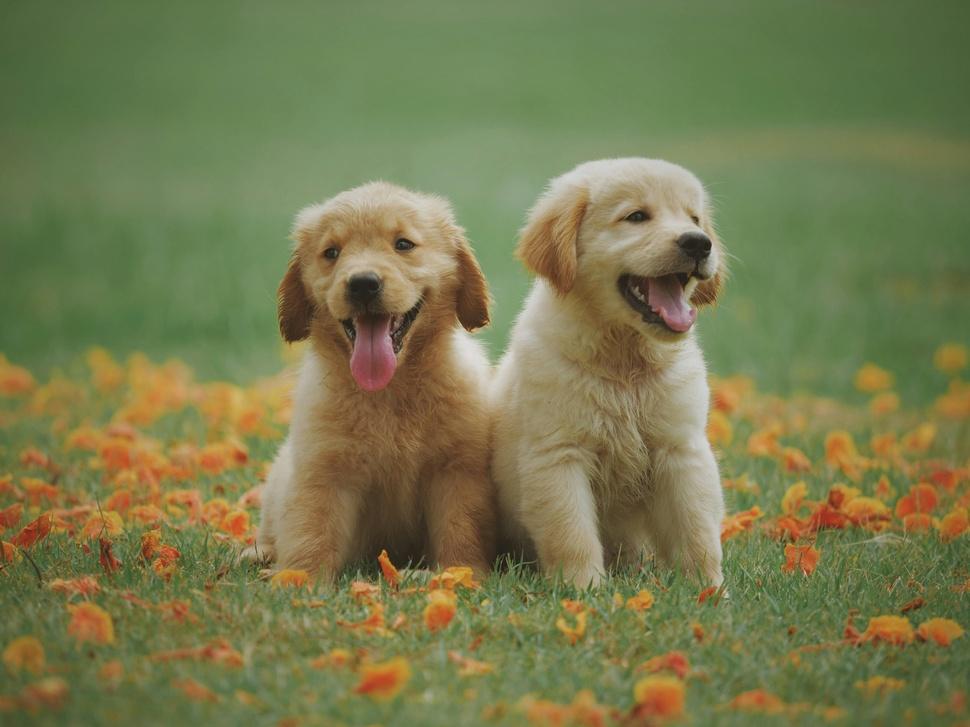
#> input picture input.jpg, 970 x 727 px, shrunk from 5184 x 3888 before the run
$ python 'histogram_eşitleme.py'
#> lines starting #> are read from the running program, lines starting #| are printed output that depends on the picture
import cv2
import numpy as np
from matplotlib import pyplot as plt

img = cv2.imread("input.jpg")
#> img is the input picture: shape (727, 970, 3); mean B, G, R 78.3, 122, 119.2

img_gray = cv2.cvtColor(img, cv2.COLOR_BGR2GRAY)

b, g, r = cv2.split(img)
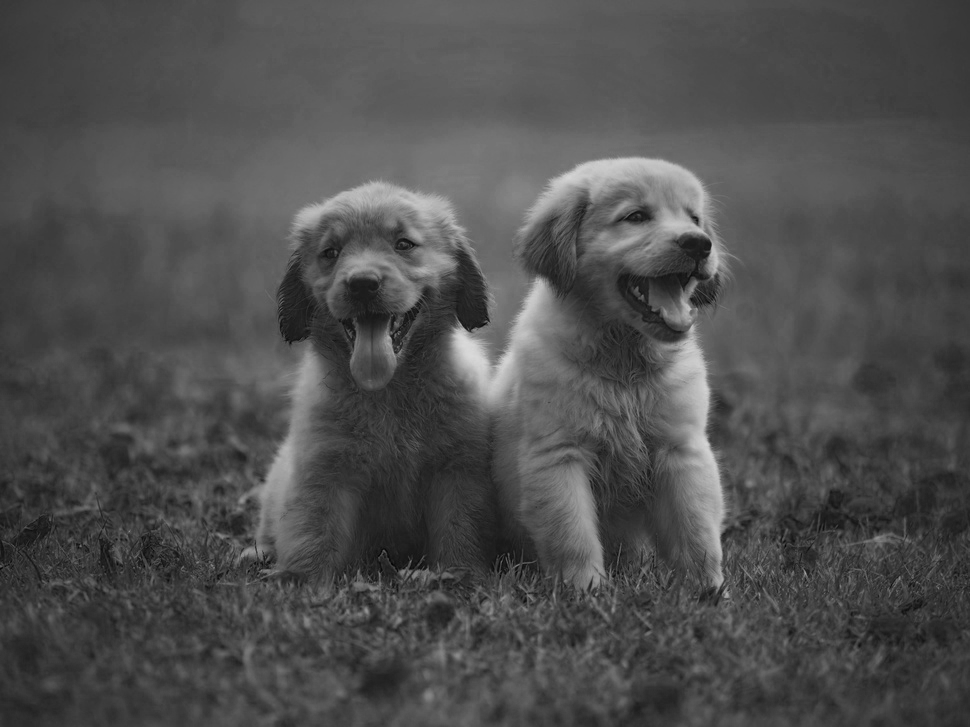
#> b: shape (727, 970); min 1, max 218, mean 78.3
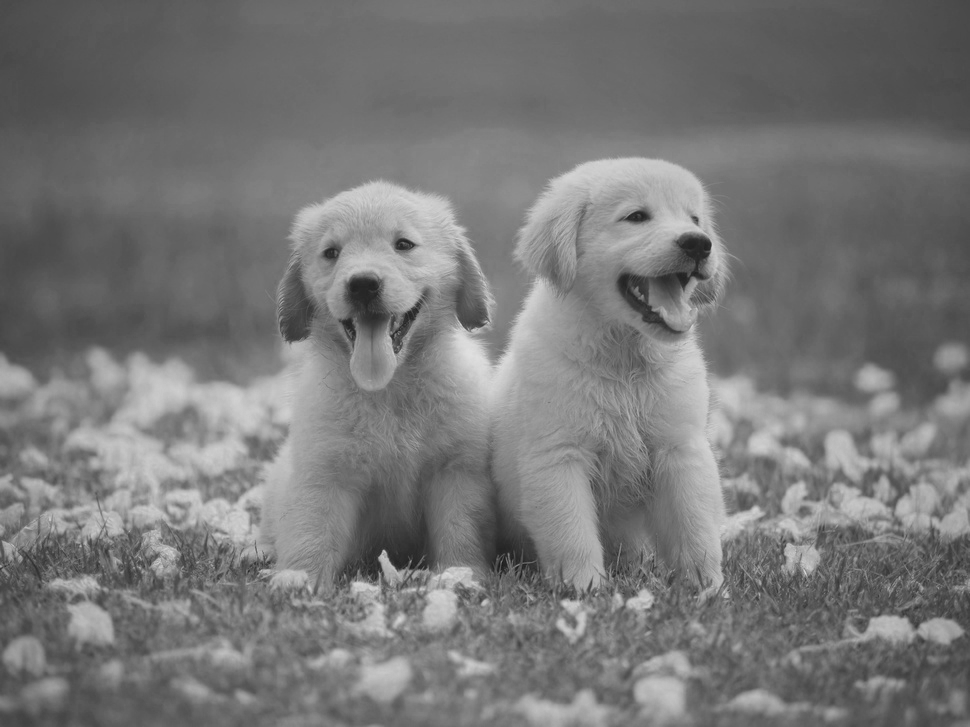
#> r: shape (727, 970); min 26, max 224, mean 119.2

hist_b = cv2.calcHist([b], [0], None, [256], [0, 256])
#> hist_b = 256 values, max 14680 at index 71, min 0 at index 0, mean 2754.6
hist_g = cv2.calcHist([g], [0], None, [256], [0, 256])
#> hist_g = 256 values, max 14103 at index 130, min 0 at index 0, mean 2754.6
hist_r = cv2.calcHist([r], [0], None, [256], [0, 256])
#> hist_r = 256 values, max 13841 at index 110, min 0 at index 0, mean 2754.6
hist_gray = cv2.calcHist([img_gray], [0], None, [256], [0, 256])
#> hist_gray = 256 values, max 16355 at index 121, min 0 at index 0, mean 2754.6


equ_b = cv2.equalizeHist(b)
equ_g = cv2.equalizeHist(g)
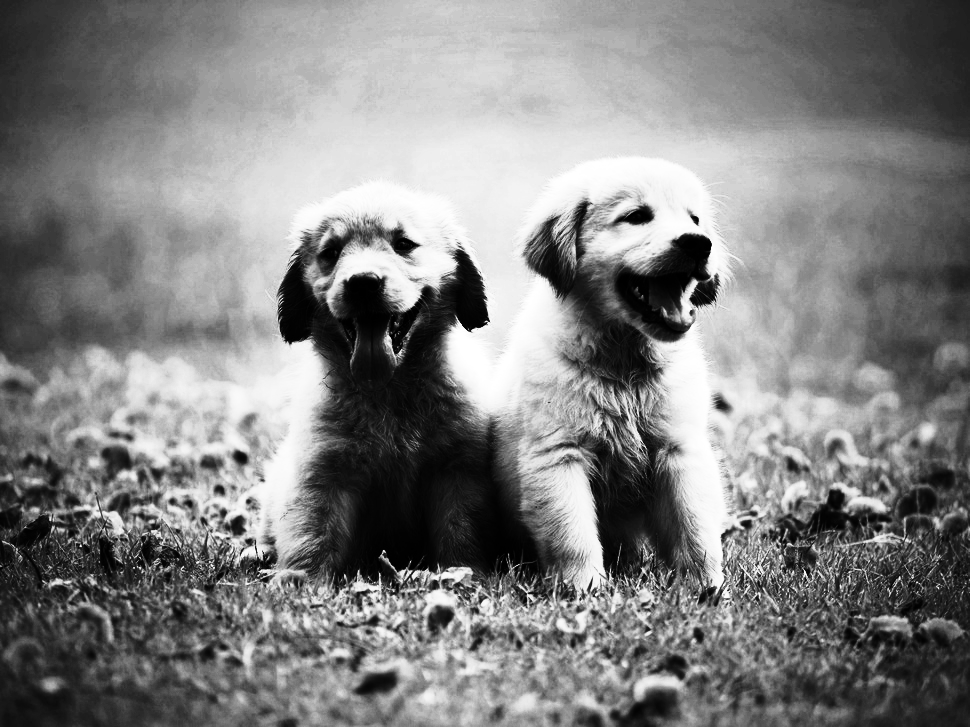
#> equ_g: shape (727, 970); min 0, max 255, mean 129.1
equ_r = cv2.equalizeHist(r)
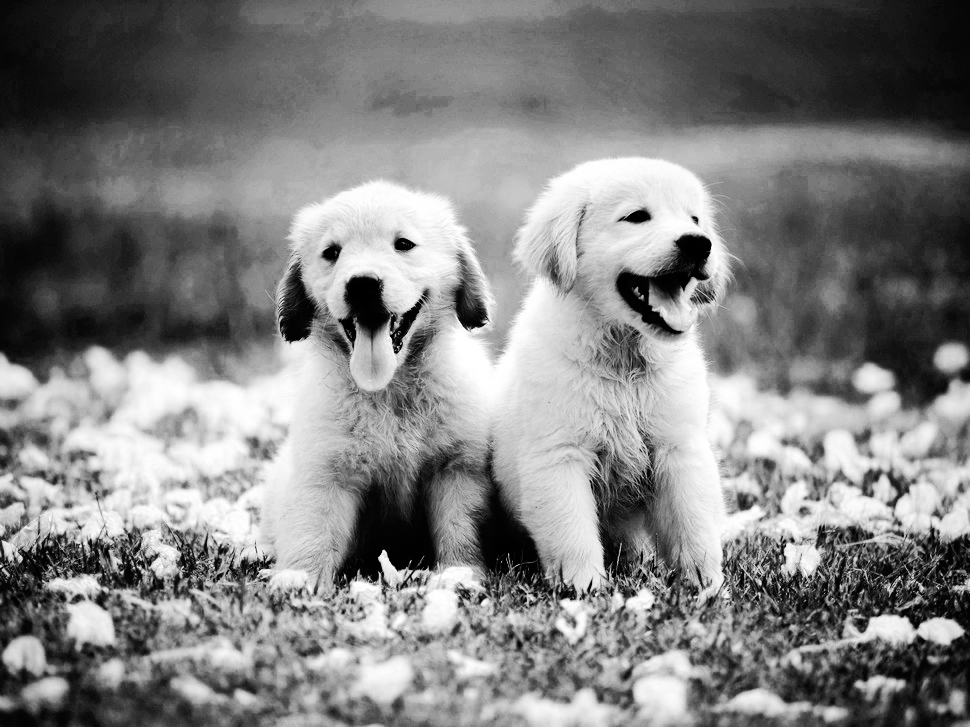
#> equ_r: shape (727, 970); min 0, max 255, mean 128.8
equ_gray = cv2.equalizeHist(img_gray)
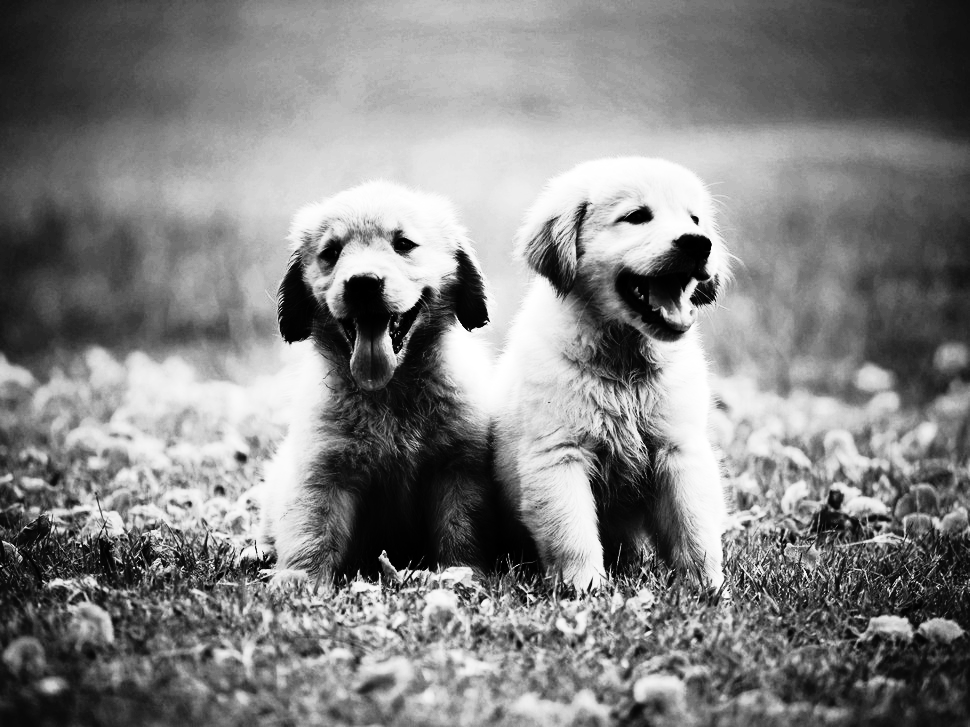
#> equ_gray: shape (727, 970); min 0, max 255, mean 129.2

equ = cv2.merge((equ_b, equ_g, equ_r))
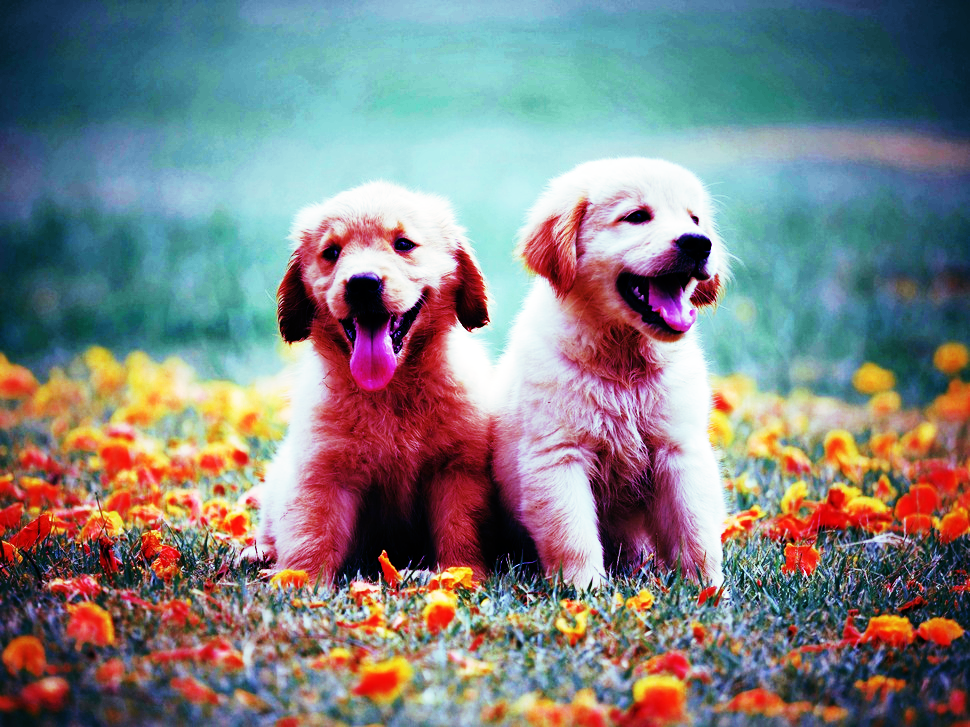
#> equ: shape (727, 970, 3); mean B, G, R 129.2, 129.1, 128.8

hist_equ_b = cv2.calcHist([equ_b], [0], None, [256], [0, 256])
#> hist_equ_b = 256 values, max 14680 at index 114, min 0 at index 11, mean 2754.6
hist_equ_g = cv2.calcHist([equ_g], [0], None, [256], [0, 256])
#> hist_equ_g = 256 values, max 14103 at index 160, min 0 at index 26, mean 2754.6
hist_equ_r = cv2.calcHist([equ_r], [0], None, [256], [0, 256])
#> hist_equ_r = 256 values, max 13841 at index 121, min 0 at index 10, mean 2754.6
hist_equ_gray = cv2.calcHist([equ_gray], [0], None, [256], [0, 256])
#> hist_equ_gray = 256 values, max 16355 at index 159, min 0 at index 17, mean 2754.6

plt.figure(figsize=(15, 15))

plt.subplot(3, 4, 1)
plt.imshow(cv2.cvtColor(img, cv2.COLOR_BGR2RGB))
plt.title('Orjinal Görüntü')

plt.subplot(3, 4, 2)
plt.plot(hist_b, color='b')
plt.title('mavi histogram')

plt.subplot(3, 4, 3)
plt.plot(hist_g, color='g')
plt.title('yeşil histogram')

plt.subplot(3, 4, 4)
plt.plot(hist_r, color='r')
plt.title('kırmızı histogram')

plt.subplot(3, 4, 5)
plt.imshow(cv2.cvtColor(equ, cv2.COLOR_BGR2RGB))
plt.title('eşitlenmiş Görüntü')

plt.subplot(3, 4, 6)
plt.plot(hist_equ_b, color='b')
plt.title('eşitlenmiş mavi histogram')

plt.subplot(3, 4, 7)
plt.plot(hist_equ_g, color='g')
plt.title('eşitlenmiş yeşil histogram')

plt.subplot(3, 4, 8)
plt.plot(hist_equ_r, color='r')
plt.title('eşitlenmiş kırmızı histogram')

plt.subplot(3, 4, 9)
plt.imshow(cv2.cvtColor(equ_gray, cv2.COLOR_GRAY2RGB))
plt.title('eşitlenmiş gri Görüntü')

plt.subplot(3, 4, 10)
plt.plot(hist_equ_gray, color='r')
plt.title('eşitlenmiş gri histogram')


plt.tight_layout()
plt.show()
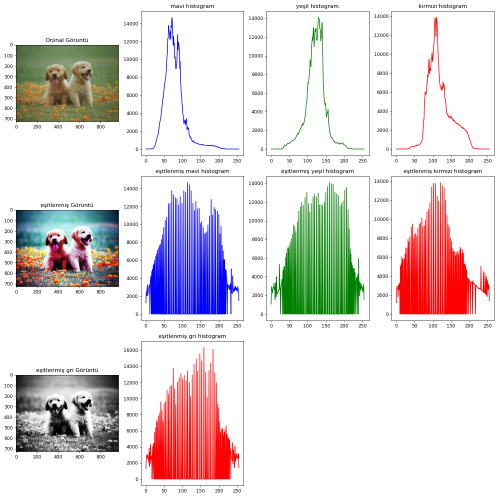
#> figure drawn by matplotlib, 10 panels; panel 2: curve peaks at x = 71, y = 14680; panel 3: curve peaks at x = 130, y = 14103; panel 4: curve peaks at x = 110, y = 13841; panel 6: curve peaks at x = 114, y = 14680
